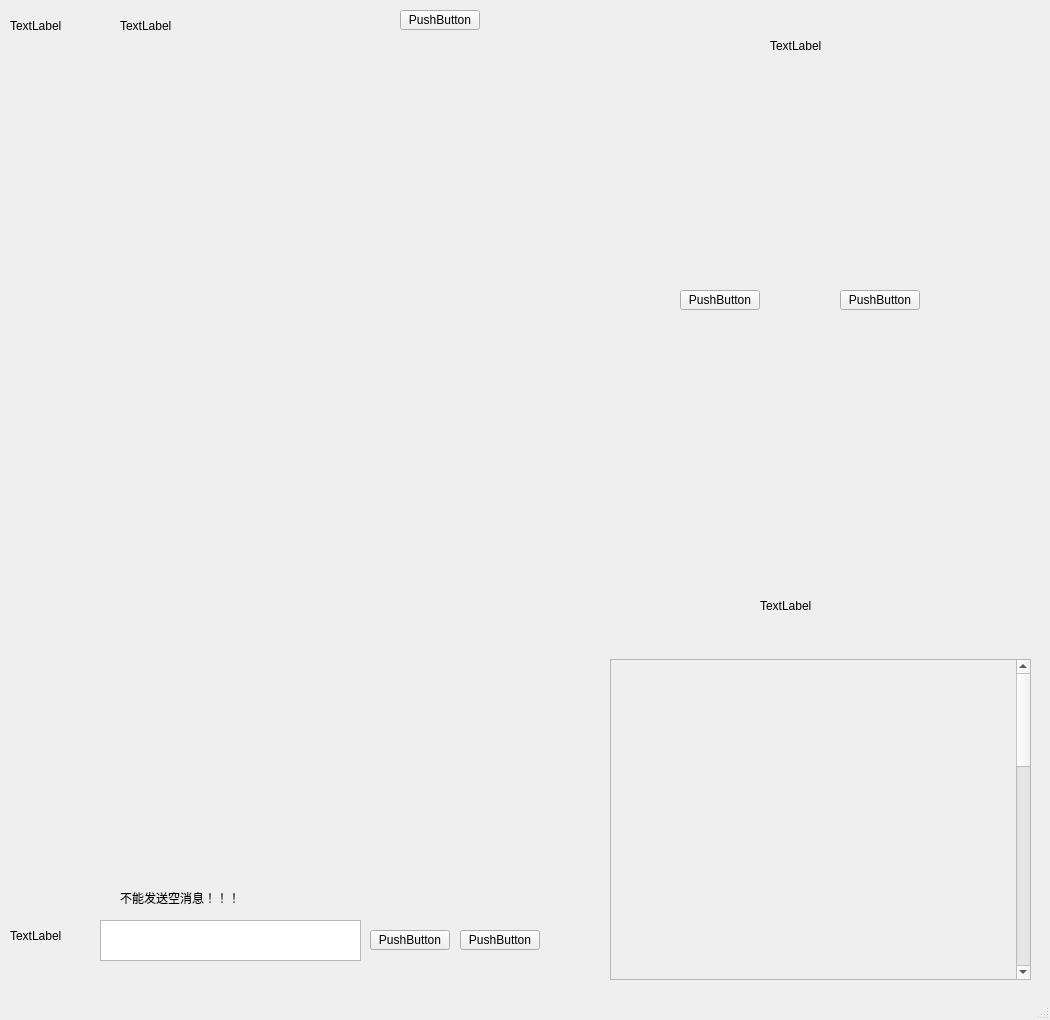
<?xml version="1.0" encoding="UTF-8"?>
<ui version="4.0">
 <class>MainWindow</class>
 <widget class="QMainWindow" name="MainWindow">
  <property name="geometry">
   <rect>
    <x>0</x>
    <y>0</y>
    <width>1050</width>
    <height>1020</height>
   </rect>
  </property>
  <property name="windowTitle">
   <string>MainWindow</string>
  </property>
  <widget class="QWidget" name="centralwidget">
   <widget class="QPushButton" name="pushButton">
    <property name="geometry">
     <rect>
      <x>680</x>
      <y>290</y>
      <width>80</width>
      <height>20</height>
     </rect>
    </property>
    <property name="text">
     <string>PushButton</string>
    </property>
   </widget>
   <widget class="QPushButton" name="pushButton_2">
    <property name="geometry">
     <rect>
      <x>840</x>
      <y>290</y>
      <width>80</width>
      <height>20</height>
     </rect>
    </property>
    <property name="text">
     <string>PushButton</string>
    </property>
   </widget>
   <widget class="QLabel" name="label">
    <property name="geometry">
     <rect>
      <x>10</x>
      <y>0</y>
      <width>91</width>
      <height>51</height>
     </rect>
    </property>
    <property name="text">
     <string>TextLabel</string>
    </property>
   </widget>
   <widget class="QPushButton" name="pushButton_4">
    <property name="geometry">
     <rect>
      <x>400</x>
      <y>10</y>
      <width>80</width>
      <height>20</height>
     </rect>
    </property>
    <property name="text">
     <string>PushButton</string>
    </property>
   </widget>
   <widget class="QLabel" name="label_2">
    <property name="geometry">
     <rect>
      <x>10</x>
      <y>910</y>
      <width>91</width>
      <height>51</height>
     </rect>
    </property>
    <property name="text">
     <string>TextLabel</string>
    </property>
   </widget>
   <widget class="QTextEdit" name="textEdit_2">
    <property name="geometry">
     <rect>
      <x>100</x>
      <y>920</y>
      <width>261</width>
      <height>41</height>
     </rect>
    </property>
   </widget>
   <widget class="QPushButton" name="pushButton_5">
    <property name="geometry">
     <rect>
      <x>460</x>
      <y>930</y>
      <width>80</width>
      <height>20</height>
     </rect>
    </property>
    <property name="text">
     <string>PushButton</string>
    </property>
   </widget>
   <widget class="QLabel" name="label_3">
    <property name="geometry">
     <rect>
      <x>120</x>
      <y>0</y>
      <width>211</width>
      <height>51</height>
     </rect>
    </property>
    <property name="text">
     <string>TextLabel</string>
    </property>
   </widget>
   <widget class="QLabel" name="label_4">
    <property name="geometry">
     <rect>
      <x>120</x>
      <y>890</y>
      <width>211</width>
      <height>16</height>
     </rect>
    </property>
    <property name="text">
     <string>不能发送空消息！！！</string>
    </property>
   </widget>
   <widget class="QLabel" name="label_5">
    <property name="geometry">
     <rect>
      <x>770</x>
      <y>10</y>
      <width>101</width>
      <height>71</height>
     </rect>
    </property>
    <property name="text">
     <string>TextLabel</string>
    </property>
   </widget>
   <widget class="QLabel" name="label_6">
    <property name="geometry">
     <rect>
      <x>760</x>
      <y>560</y>
      <width>121</width>
      <height>91</height>
     </rect>
    </property>
    <property name="text">
     <string>TextLabel</string>
    </property>
   </widget>
   <widget class="QPushButton" name="pushButton_3">
    <property name="geometry">
     <rect>
      <x>370</x>
      <y>930</y>
      <width>80</width>
      <height>20</height>
     </rect>
    </property>
    <property name="text">
     <string>PushButton</string>
    </property>
   </widget>
   <widget class="QScrollArea" name="scrollArea">
    <property name="geometry">
     <rect>
      <x>610</x>
      <y>659</y>
      <width>421</width>
      <height>321</height>
     </rect>
    </property>
    <property name="minimumSize">
     <size>
      <width>181</width>
      <height>171</height>
     </size>
    </property>
    <property name="verticalScrollBarPolicy">
     <enum>Qt::ScrollBarAsNeeded</enum>
    </property>
    <property name="horizontalScrollBarPolicy">
     <enum>Qt::ScrollBarAlwaysOff</enum>
    </property>
    <property name="widgetResizable">
     <bool>true</bool>
    </property>
    <widget class="QWidget" name="scrollAreaWidgetContents">
     <property name="geometry">
      <rect>
       <x>0</x>
       <y>0</y>
       <width>405</width>
       <height>1000</height>
      </rect>
     </property>
     <property name="minimumSize">
      <size>
       <width>200</width>
       <height>1000</height>
      </size>
     </property>
    </widget>
   </widget>
  </widget>
  <widget class="QMenuBar" name="menubar">
   <property name="geometry">
    <rect>
     <x>0</x>
     <y>0</y>
     <width>1050</width>
     <height>21</height>
    </rect>
   </property>
  </widget>
  <widget class="QStatusBar" name="statusbar"/>
 </widget>
 <resources/>
 <connections/>
</ui>
